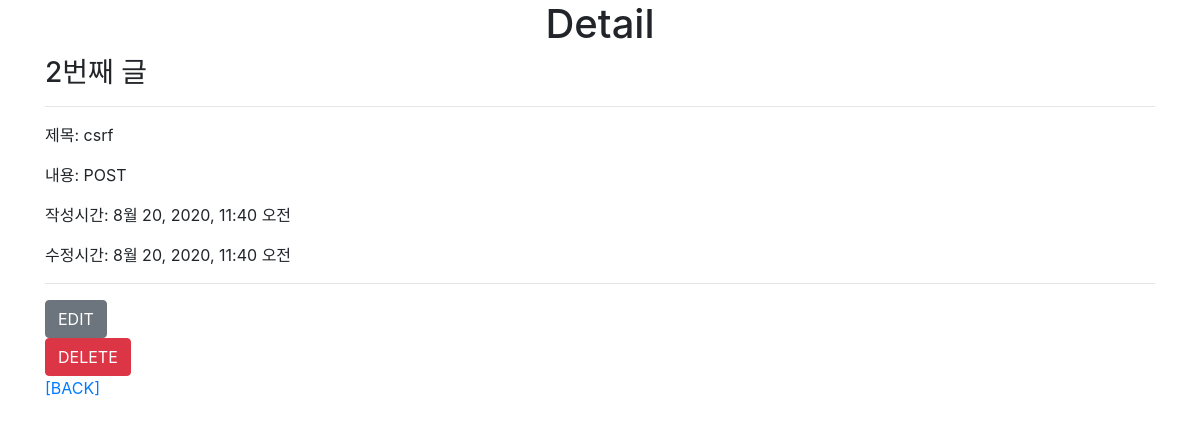
Page /articles/2/ on the committed database.
### articles/models.py (models this page shows, shortened)
class Article(models.Model): # 상속
    title = models.CharField(max_length=20)
    content = models.TextField()
    created_at = models.DateTimeField(auto_now_add=True)
    updated_at = models.DateTimeField(auto_now=True)

### articles/views.py (the view)
# urls.py: path('<int:pk>/', views.detail, name='detail'),
def detail(request, pk):
    article = Article.objects.get(pk=pk)
    context = {
        'article': article,
    }
    return render(request, 'detail.html', context)

### articles/templates/detail.html (shortened to what this page needs)
{% extends 'base.html' %}
{% block content %}
    <h1 class="text-center">Detail</h1>
    <h3>{{ article.pk }}번째 글</h3>
    <hr>
    <p>제목: {{ article.title }}</p>
    <p>내용: {{ article.content }} </p>
    <p>작성시간: {{ article.created_at }} </p>
    <p>수정시간: {{ article.updated_at }} </p>
    <hr>
    <a href="{% url 'articles:edit' article.pk %}" class="btn btn-secondary">EDIT</a>
    <form action="{% url 'articles:delete' article.pk %}" method="POST">
        <button class="btn btn-danger">DELETE</button>
    </form>
    <a href="{% url 'articles:index' %}">[BACK]</a>
{% endblock content %}

### rows in the picture
Article: pk "2", title "csrf", content "POST", created_at "8월 20, 2020, 11:40 오전", updated_at "8월 20, 2020, 11:40 오전"
